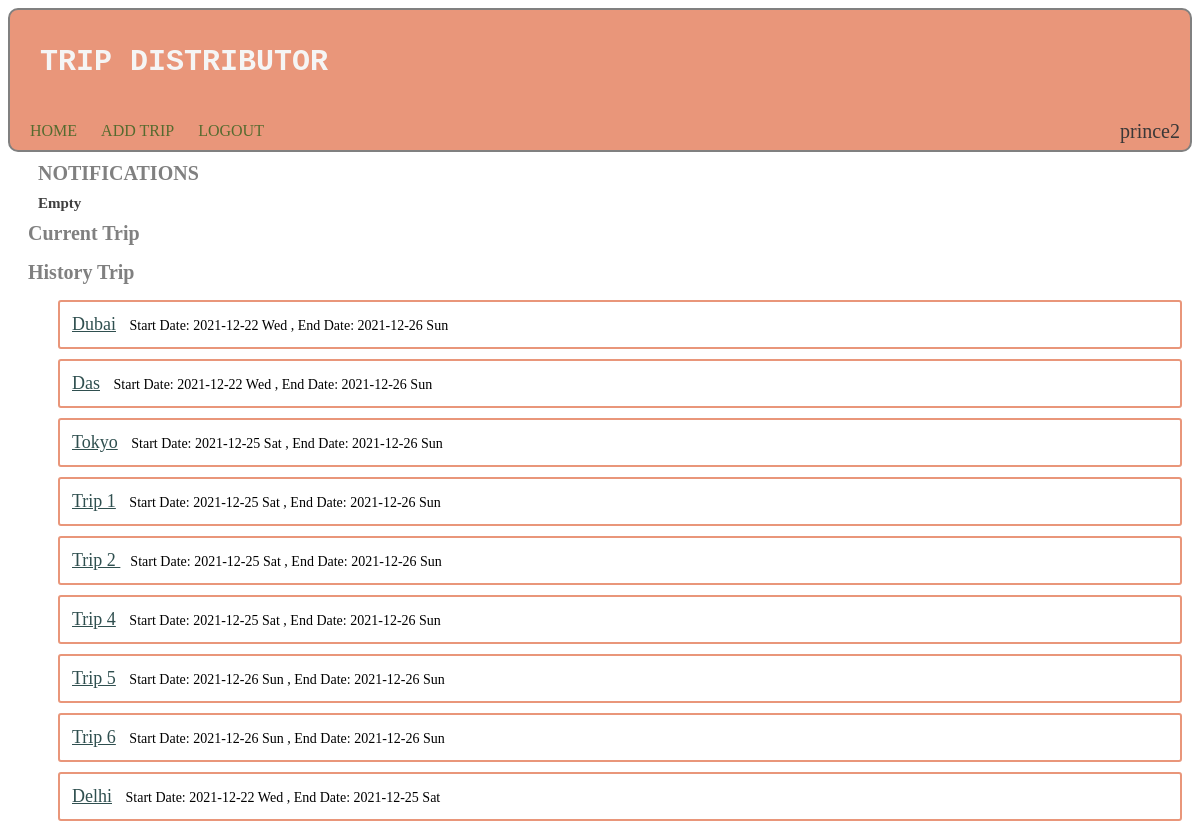
Page /index/prince2 (signed in) on the committed database.
### trip_distributer/models.py (models this page shows)
class User(AbstractUser):
    pass

class Trip(models.Model):
    trip_name = models.CharField(max_length=120)
    user_tohost = models.ForeignKey(User, on_delete=models.CASCADE , related_name="users_host_trip" )
    user_ontrip  = models.ManyToManyField(User , related_name="users_ontrip")
    status = models.CharField(max_length=20 , default="current")
    start_date = models.DateField()
    end_date = models.DateField(null=True, blank=True)

### trip_distributer/views.py (the view)
# urls.py: path("index/<str:username>" , views.index , name="index"),
@csrf_exempt
@login_required(login_url='')
def index(request , username):
    try:
        notifications = Notification.objects.get(user  = request.user)
        notifications_list = list(notifications.trip.all())
        print(notifications_list)
    except Notification.DoesNotExist:
        pass
    current_trip = list(request.user.users_ontrip.filter(status="current").order_by("-start_date") )
    print(current_trip)
    completed_trips = list(request.user.users_ontrip.filter(status="end").order_by("-end_date"))
    print(completed_trips)
    return render(request ,"trip_distributer/index.html" , {
        "username":username,
        "notifications" : notifications_list,
        "current_trips": current_trip,
        "completed_trips":completed_trips
    })

### trip_distributer/templates/trip_distributer/index.html (shortened to what this page needs)
{% extends "trip_distributer/layout.html" %}
{% load static %}
{% block body %}
<div id="notifications" class="section">
    <h3>NOTIFICATIONS</h3>
    <div id="notify_block">
        {% if notifications %}
        {% for notification in notifications %}
        <div id="notification" class="section">
            <a id="title_name" >TRIP : {{ notification.trip_name.capitalize }}</a>
            <a id="host_user"> , By: {{ notification.user_tohost.first_name.capitalize }} ({{ notification.user_tohost }})</a>
            <p>Want to Join :</p>
            <button id="accept" onclick="return trip_response(event , '{{ notification.id }}' )">ACCEPT</button>
            <button id="reject"  onclick="return trip_response(event , '{{ notification.id }}' )" >REJECT</button>
        </div>
        {% endfor %}
        {% else %}
        <h3 style="margin-left: 20px; color: rgb(63, 63, 63); font-size: 15px;">Empty</h3>
        {% endif %}
    </div>
</div>
<div id="current_trip" class="section">
    <h3>Current Trip</h3>
</div>
<div id="History_trip" class="section">
    <h3>History Trip</h3>
    <ul id="list_completed_trip" class="trip_list">
    {% for trip in completed_trips %}
    <li><a href="{% url 'view_trip' trip.id %}">{{ trip.trip_name.capitalize }}</a> Start Date: {{ trip.start_date|date:'Y-m-d D' }} , End Date: {{ trip.end_date|date:'Y-m-d D' }} {{ trip.total_spend }}</li>
    {% endfor %}
    </ul>
</div>
{% endblock %}

### trip_distributer/templates/trip_distributer/layout.html (shortened to what this page needs)
{% load static %}
<html>
    <head>
        <link href="{% static 'trip_distributer/style.css' %}" rel="stylesheet">
    </head>
    <body>
        <p class="p1"><span class="s1">{% load static %} {% block script %} {% endblock %}</span></p>
        <div id="navigation">
            <h2> TRIP DISTRIBUTOR </h2><br>
            {% if request.user.is_authenticated %}
            <div id="options">
                <a href="{% url 'index' request.user %}">HOME</a>
                <a href="{% url 'addtrip' %}">ADD TRIP</a>
                <a href="{% url 'logout' %}">LOGOUT</a>
                <p style="color: rgb(58, 56, 56); display: block; position: relative; float: right; margin-top: -2px; font-size: 20px;"> {{ request.user }} </p>
            </div>
            {% endif %}
        </div>
        {% block body %}
        {% endblock %}
    </body>
</html>

### trip_distributer/static/trip_distributer/style.css (style rules this page uses)
#navigation { background-color: darksalmon; padding: 10px; border: 2px solid grey; border-radius: 10px; }
#navigation h2 { color: whitesmoke; font-size: 30px; font-family: 'Courier New', Courier, monospace; margin-left: 20px; }
#navigation a { text-decoration: none; color:darkolivegreen; font-family:Georgia, 'Times New Roman', Times, serif; margin: 10px; }
#notifications { margin: 10px; }
.section h3 { color: grey; font-family: Georgia, 'Times New Roman', Times, serif; font-size: 20px; margin-left: 20px; }
#notify_block { display: flex; }
.trip_list { list-style-type: none; }
.trip_list li { border: 2px solid darksalmon; border-radius: 3px; margin: 10px; padding: 12px; font-size: 14px; font-family: Georgia, 'Times New Roman', Times, serif; }
.trip_list li a { font-size: 18px; color:darkslategrey; margin-right: 10px; }
h3 { margin: 0px; margin-top: 10px; font-family: Georgia, 'Times New Roman', Times, serif; font-size: 15px; }

### rows in the picture
User: user "prince2"
Trip: trip_name "Dubai", start_date "2021-12-22 Wed", end_date "2021-12-26 Sun"
Trip: trip_name "Das", start_date "2021-12-22 Wed", end_date "2021-12-26 Sun"
Trip: trip_name "Tokyo", start_date "2021-12-25 Sat", end_date "2021-12-26 Sun"
Trip: trip_name "Trip 1", start_date "2021-12-25 Sat", end_date "2021-12-26 Sun"
Trip: trip_name "Trip 2", start_date "2021-12-25 Sat", end_date "2021-12-26 Sun"
Trip: trip_name "Trip 4", start_date "2021-12-25 Sat", end_date "2021-12-26 Sun"
Trip: trip_name "Trip 5", start_date "2021-12-26 Sun", end_date "2021-12-26 Sun"
Trip: trip_name "Trip 6", start_date "2021-12-26 Sun", end_date "2021-12-26 Sun"
Trip: trip_name "Delhi", start_date "2021-12-22 Wed", end_date "2021-12-25 Sat"
